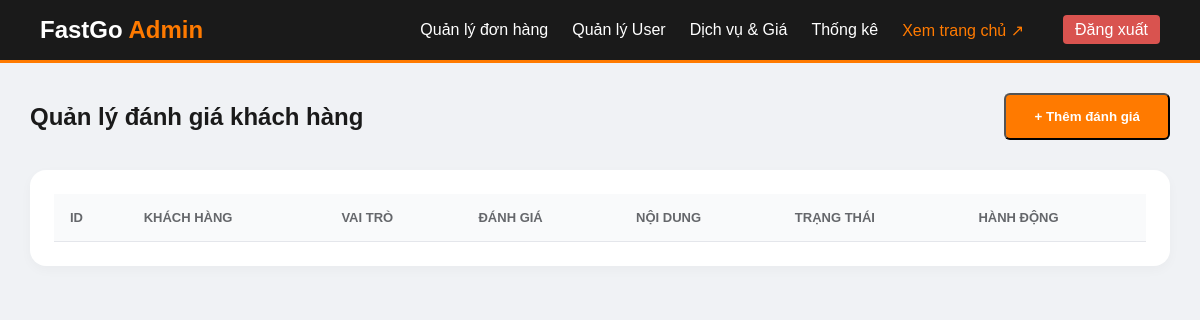
Page /testimonials_manage.php (signed in) on the earlier database version.
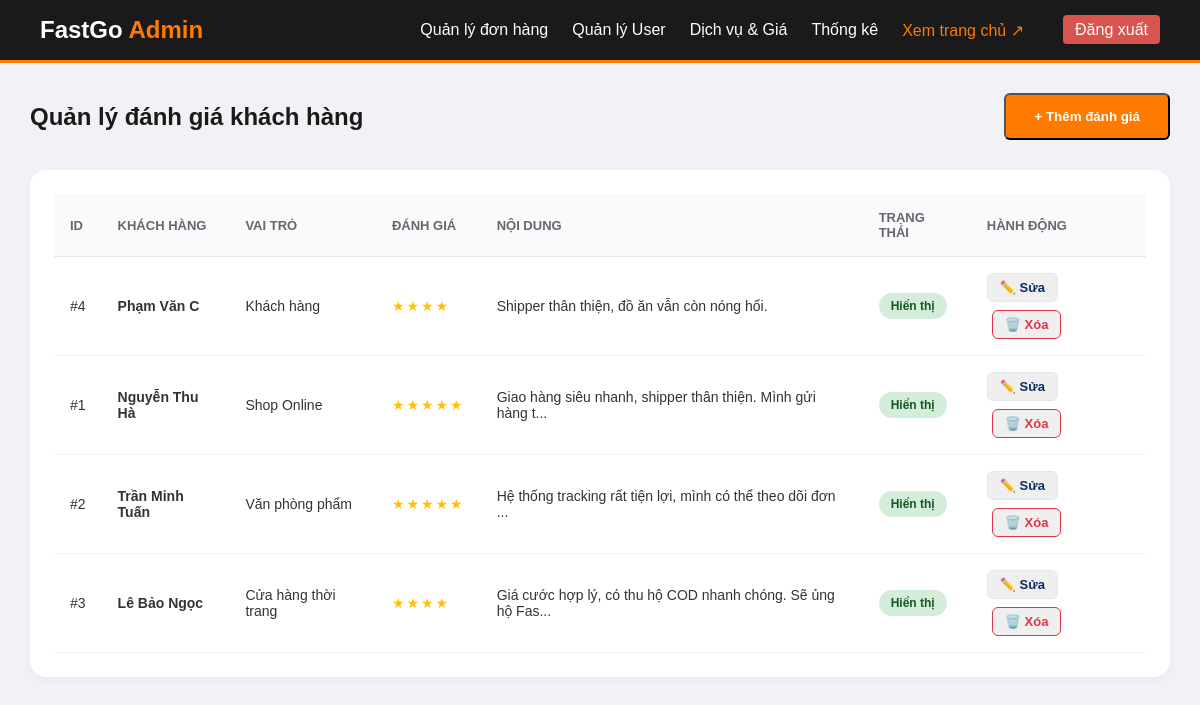
Same page on the later database version.
### tables this page shows
CREATE TABLE `testimonials` (
  `id` int(11) NOT NULL,
  `customer_name` varchar(100) NOT NULL,
  `customer_role` varchar(100) DEFAULT 'Khách hàng',
  `rating` tinyint(4) DEFAULT 5,
  `content` text NOT NULL,
  `is_visible` tinyint(1) NOT NULL DEFAULT 1 COMMENT '1: Visible, 0: Hidden',
  `created_at` timestamp NOT NULL DEFAULT current_timestamp()
);

### testimonials_manage.php (the view, shortened to what this page needs)
<?php
require_once 'config/db.php';
$testimonials = [];
$res = $conn->query("SELECT * FROM testimonials ORDER BY created_at DESC");
if ($res) {
    while ($row = $res->fetch_assoc())
        $testimonials[] = $row;
}
?>
<!DOCTYPE html>
<html lang="vi">
<head>
    <link rel="stylesheet" href="assets/css/styles.css?v=<?php echo time(); ?>">
    <link rel="stylesheet" href="assets/css/admin.css?v=<?php echo time(); ?>">
</head>
<body>
    <?php include 'includes/header_admin.php'; ?>
    <main class="admin-container">
        <div class="page-header">
            <h2 class="page-title">Quản lý đánh giá khách hàng</h2>
            <button class="btn-primary" onclick="openModal('add')">+ Thêm đánh giá</button>
        </div>
        <div class="table-section">
            <table class="order-table">
                <thead>
                    <tr>
                        <th>ID</th>
                        <th>Khách hàng</th>
                        <th>Vai trò</th>
                        <th>Đánh giá</th>
                        <th>Nội dung</th>
                        <th>Trạng thái</th>
                        <th>Hành động</th>
                    </tr>
                </thead>
                <tbody>
                    <?php foreach ($testimonials as $t): ?>
                    <tr>
                        <td>#<?php echo $t['id']; ?></td>
                        <td><strong><?php echo htmlspecialchars($t['customer_name']); ?></strong></td>
                        <td><?php echo htmlspecialchars($t['customer_role']); ?></td>
                        <td style="color: #ffc107; letter-spacing: 2px;"><?php echo str_repeat('★', $t['rating']); ?>
                        </td>
                        <td><?php echo htmlspecialchars(mb_strimwidth($t['content'], 0, 60, "...")); ?></td>
                        <td>
                            <?php if ($t['is_visible']): ?>
                            <span class="status-badge status-completed">Hiển thị</span>
                            <?php else: ?>
                            <span class="status-badge status-cancelled">Đang ẩn</span>
                            <?php endif; ?>
                        </td>
                        <td>
                            <button class="btn-action" onclick='openModal("edit", <?php echo json_encode($t); ?>)'>✏️
                                Sửa</button>
                            <form method="POST" style="display:inline-block;"
                                onsubmit="return confirm('CẢNH BÁO: Bạn có chắc chắn muốn xóa đánh giá này không? Hành động này không thể hoàn tác.');">
                                <button type="submit" class="btn-action"
                                    style="color: #dc3545; border-color: #dc3545; margin-left: 5px;">🗑️ Xóa</button>
                            </form>
                        </td>
                    </tr>
                    <?php endforeach; ?>
                </tbody>
            </table>
        </div>
    </main>
</body>
</html>

### includes/header_admin.php (shortened to what this page needs)
<header id="header" style="background-color: #1a1a1a; border-bottom: 3px solid #ff7a00;">
    <nav class="navbar">
        <div class="logo">
            <h1>
                <a href="orders_manage.php" style="color: white; text-decoration: none;">
                    FastGo <span style="color:#ff7a00;">Admin</span>
                </a>
            </h1>
        </div>
        <ul class="nav-menu" id="nav-menu">
            <li><a href="orders_manage.php" style="color: #fff;">Quản lý đơn hàng</a></li>
            <li><a href="users_manage.php" style="color: #fff;">Quản lý User</a></li>
            <li><a href="services_manage.php" style="color: #fff;">Dịch vụ & Giá</a></li>
            <li><a href="admin_stats.php" style="color: #fff;">Thống kê</a></li>
            <li><a href="index.php" target="_blank" style="color: #ff7a00;">Xem trang chủ ↗</a></li>
            <li style="margin-left: 15px;">
                <a href="logout.php"
                    style="color: #fff; background: #d9534f; padding: 6px 12px; border-radius: 4px;">Đăng xuất</a>
            </li>
        </ul>
    </nav>
</header>

### assets/css/styles.css (style rules this page uses)
* { margin: 0; padding: 0; box-sizing: border-box; font-family: "Poppins", sans-serif; }
#header { background-color: #0a2a66; padding: 16px 40px; }
.navbar { display: flex; justify-content: space-between; align-items: center; }
.logo h1 { color: #ffffff; font-size: 24px; }
.nav-menu { list-style: none; display: flex; gap: 24px; }
.nav-menu a { color: #ffffff; text-decoration: none; font-size: 16px; }
.btn-primary { background-color: #ffcc00; color: #000; padding: 12px 24px; border-radius: 6px; font-weight: 600; text-decoration: none; }
.btn-primary { display: inline-block; background-color: #ff7a00; color: #ffffff; padding: 14px 28px; border-radius: 6px; text-decoration: none; font-weight: 600; }
.nav-menu li { position: relative; list-style: none; }
main { padding: 80px 40px; max-width: 900px; margin: 0 auto; }
.status-badge { padding: 6px 12px; border-radius: 20px; font-size: 12px; font-weight: 600; display: inline-block; }
.status-completed { background: #d4edda; color: #155724; }

### assets/css/admin.css (style rules this page uses)
body { background-color: #f0f2f5; font-family: "Inter", "Segoe UI", Roboto, Helvetica, Arial, sans-serif; color: #1c1e21; }
.admin-container { padding: 30px; max-width: 1400px; margin: 0 auto; }
.page-header { display: flex; justify-content: space-between; align-items: center; margin-bottom: 30px; }
.page-title { font-size: 24px; font-weight: 700; color: #1a1a1a; margin: 0; }
.table-section { background: white; border-radius: 16px; padding: 24px; box-shadow: 0 4px 12px rgba(0, 0, 0, 0.03); overflow-x: auto; }
.order-table { width: 100%; border-collapse: separate; border-spacing: 0; }
.order-table th { background-color: #f9fafb; color: #65676b; font-weight: 600; font-size: 13px; text-transform: uppercase; padding: 16px; text-align: left; border-bottom: 1px solid #e4e6eb; }
.order-table td { padding: 16px; border-bottom: 1px solid #f0f2f5; font-size: 14px; color: #333; vertical-align: middle; }
.order-table td:last-child { display: flex; gap: 8px; flex-wrap: wrap; align-items: center; }
.btn-action { display: inline-flex; align-items: center; white-space: nowrap; color: #0a2a66; text-decoration: none; font-weight: 600; padding: 6px 12px; border: 1px solid #e4e6eb; border-radius: 6px; font-size: 13px; transition: all 0.2s; }

Differences in the rows shown:
added testimonials: id "4", customer_name "Phạm Văn C", customer_role "Khách hàng", rating "★★★★", content "Shipper thân thiện, đồ ăn vẫn còn nóng hổi.", is_visible "Hiển thị"
added testimonials: id "1", customer_name "Nguyễn Thu Hà", customer_role "Shop Online", rating "★★★★★", content "Giao hàng siêu nhanh, shipper thân thiện. Mình gửi hàng t...", is_visible "Hiển thị"
added testimonials: id "2", customer_name "Trần Minh Tuấn", customer_role "Văn phòng phẩm", rating "★★★★★", content "Hệ thống tracking rất tiện lợi, mình có thể theo dõi đơn ...", is_visible "Hiển thị"
added testimonials: id "3", customer_name "Lê Bảo Ngọc", customer_role "Cửa hàng thời trang", rating "★★★★", content "Giá cước hợp lý, có thu hộ COD nhanh chóng. Sẽ ủng hộ Fas...", is_visible "Hiển thị"
